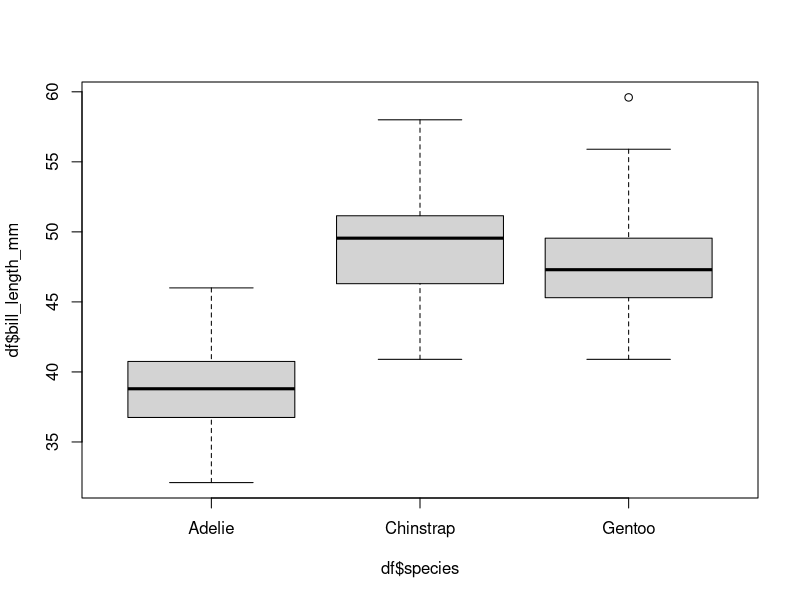

This chart was generated by the following R code:
# load data and libraries
library(palmerpenguins)
library(dplyr)

# load data
df = palmerpenguins::penguins

# Represent graphically
boxplot(df$bill_length_mm ~ df$species)

# test that the bill length have the same location between species
kruskal.test(bill_length_mm ~ species, data =df)

# perform a test for each combination of 2 species
df_results = data.frame("specie_1"=NA, "specie_2"=NA, "p_value"=NA, "mean_specie_1"=NA, "mean_specie_2"=NA)
all_combination_of_2 = combn(unique(df$species), 2)

# for loop to test all combination
for(i in seq(dim(all_combination_of_2)[2])){
  
  species_combi_i = all_combination_of_2[,i]
  vec_specie_1  = df %>% filter(species %in% species_combi_i[1]) %>% pull(bill_length_mm) %>% na.omit()
  vec_specie_2 = df %>% filter(species %in% species_combi_i[2]) %>% pull(bill_length_mm) %>% na.omit()
  df_results[i, "specie_1"] = species_combi_i[1] %>% as.character()
  df_results[i, "specie_2"] = species_combi_i[2]  %>% as.character()
  df_results[i, "mean_specie_1"] = mean(vec_specie_1)
  df_results[i, "mean_specie_2"] =  mean(vec_specie_2)
  res_test = wilcox.test(x = vec_specie_1, y = vec_specie_2)
  df_results[i, "p_value"] = res_test$p.value
}

# correct p value
df_results$p_value_corrected = p.adjust(df_results$p_value, method = "BH")
df_results
